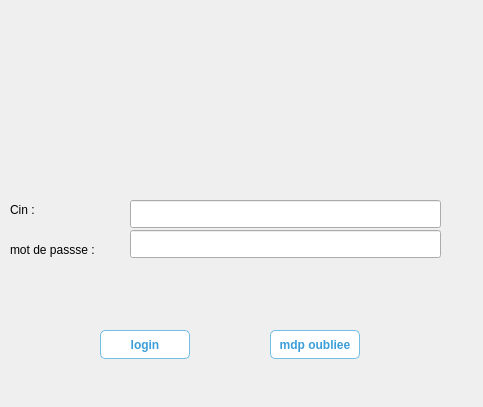
<?xml version="1.0" encoding="UTF-8"?>
<ui version="4.0">
 <class>connexion</class>
 <widget class="QWidget" name="connexion">
  <property name="geometry">
   <rect>
    <x>0</x>
    <y>0</y>
    <width>483</width>
    <height>407</height>
   </rect>
  </property>
  <property name="windowTitle">
   <string>Form</string>
  </property>
  <widget class="QPushButton" name="mdpo">
   <property name="geometry">
    <rect>
     <x>270</x>
     <y>330</y>
     <width>90</width>
     <height>29</height>
    </rect>
   </property>
   <property name="styleSheet">
    <string notr="true">/* État normal (non sélectionné) : blanc */
QPushButton {
    background-color: #ffffff; 
    color: #3C9ED9; /* texte bleu ciel */
    border: 1px solid rgba(99, 184, 227, 0.9);
    border-radius: 5px;
    font-weight: bold;
}

/* Survol en état non sélectionné */
QPushButton:hover {
    background-color: #F2F9FE; /* léger bleu très clair */
}

/* Appuyé (momentané) */
QPushButton:pressed {
    background-color: #5CAFE3;
    color: white;
}

/* État sélectionné (si setCheckable(true)) */
QPushButton:checked {
    background-color: #87CEEB; /* bleu ciel */
    color: white;
    border-color: #5CAFE3;
}

/* Survol quand déjà sélectionné */
QPushButton:checked:hover {
    background-color: #5CAFE3; /* un peu plus foncé au survol */
    color: white;
}
</string>
   </property>
   <property name="text">
    <string>mdp oubliee</string>
   </property>
  </widget>
  <widget class="QLabel" name="image">
   <property name="geometry">
    <rect>
     <x>140</x>
     <y>10</y>
     <width>301</width>
     <height>211</height>
    </rect>
   </property>
   <property name="text">
    <string/>
   </property>
  </widget>
  <widget class="QLineEdit" name="CIN_2">
   <property name="geometry">
    <rect>
     <x>130</x>
     <y>200</y>
     <width>311</width>
     <height>28</height>
    </rect>
   </property>
  </widget>
  <widget class="QLabel" name="CIN">
   <property name="geometry">
    <rect>
     <x>10</x>
     <y>200</y>
     <width>63</width>
     <height>20</height>
    </rect>
   </property>
   <property name="text">
    <string>Cin :</string>
   </property>
  </widget>
  <widget class="QLabel" name="mdp">
   <property name="geometry">
    <rect>
     <x>10</x>
     <y>240</y>
     <width>141</width>
     <height>20</height>
    </rect>
   </property>
   <property name="text">
    <string>mot de passse :</string>
   </property>
  </widget>
  <widget class="QPushButton" name="pushButton_2">
   <property name="geometry">
    <rect>
     <x>100</x>
     <y>330</y>
     <width>90</width>
     <height>29</height>
    </rect>
   </property>
   <property name="styleSheet">
    <string notr="true">/* État normal (non sélectionné) : blanc */
QPushButton {
    background-color: #ffffff; 
    color: #3C9ED9; /* texte bleu ciel */
    border: 1px solid rgba(99, 184, 227, 0.9);
    border-radius: 5px;
    font-weight: bold;
}

/* Survol en état non sélectionné */
QPushButton:hover {
    background-color: #F2F9FE; /* léger bleu très clair */
}

/* Appuyé (momentané) */
QPushButton:pressed {
    background-color: #5CAFE3;
    color: white;
}

/* État sélectionné (si setCheckable(true)) */
QPushButton:checked {
    background-color: #87CEEB; /* bleu ciel */
    color: white;
    border-color: #5CAFE3;
}

/* Survol quand déjà sélectionné */
QPushButton:checked:hover {
    background-color: #5CAFE3; /* un peu plus foncé au survol */
    color: white;
}
</string>
   </property>
   <property name="text">
    <string>login</string>
   </property>
  </widget>
  <widget class="QLineEdit" name="mdp_2">
   <property name="geometry">
    <rect>
     <x>130</x>
     <y>230</y>
     <width>311</width>
     <height>28</height>
    </rect>
   </property>
  </widget>
 </widget>
 <resources/>
 <connections/>
</ui>
